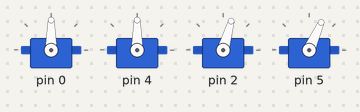
Recording of a sketch running on a simulated Arduino Uno, built with avr-gcc and run on an emulated ATmega328P. Parts: 4 × servo.

Above: at 0.6 s.
At 0.95 s:
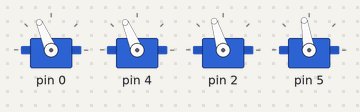
At 1.2 s:
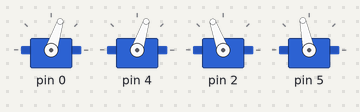
At 1.85 s:
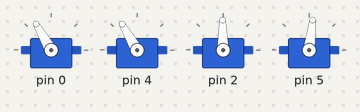
At 2.45 s:
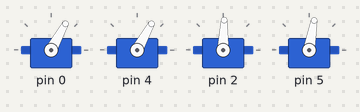
At 3.1 s:
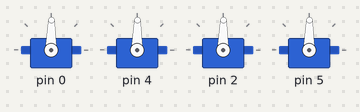
Timing chart, 0 to 6.4 s (numbered marks = the images above):
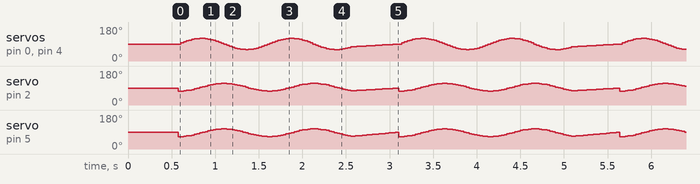

Measured:
- by itself, servo on pin 0, servo on pin 4: moves between 60° and 120°, repeating every 2.5 s
- by itself, servo on pin 2: moves between 74° and 114°, repeating every 2.5 s
- by itself, servo on pin 5: moves between 66° and 106°, repeating every 2.5 s

The sketch:

otto_h.ino
```cpp
/* Otto Shaft
 *  SHAFT ROBOTICA    https://instagram.com/shaftrobotica
  por VITOR DOMINGUES https://github.com/vitorshaft/

  09 fev 2019
*/

#include <Servo.h>
#include <Oscillator.h>
#include <Otto.h>
#include <Otto_gestures.h>

Otto Otto;

#define Dir0 4 //D2
#define Dir1 5 //D1
#define Esq0 0 //D3
#define Esq1 2 //D4

//  Servo Dir0,Dir1,E0,E1;
//  Dir0 = Direita perna
//  Dir1 = Direita pé
//  E0 = Esquerda perna
//  E1 = Esquerda pé


void setup() {
  Otto.init(Esq0,Dir0,Esq1,Dir1,false);
  Otto.home();
  delay(50);

//  Dir0.attach(4); // anexa servo Dir0 na porta GIO4 (D2)
//  Dir1.attach(5); // anexa servo Dir1 na porta GIO5 (D1)
//  E0.attach(0); // anexa servo E0 na porta GIO0 (D3)
//  E1.attach(2); // anexa servo E1 na porta GIO2 (D4)
}

void loop() {
  Otto.walk(2,1000,1);
  Otto.home();
}
```
